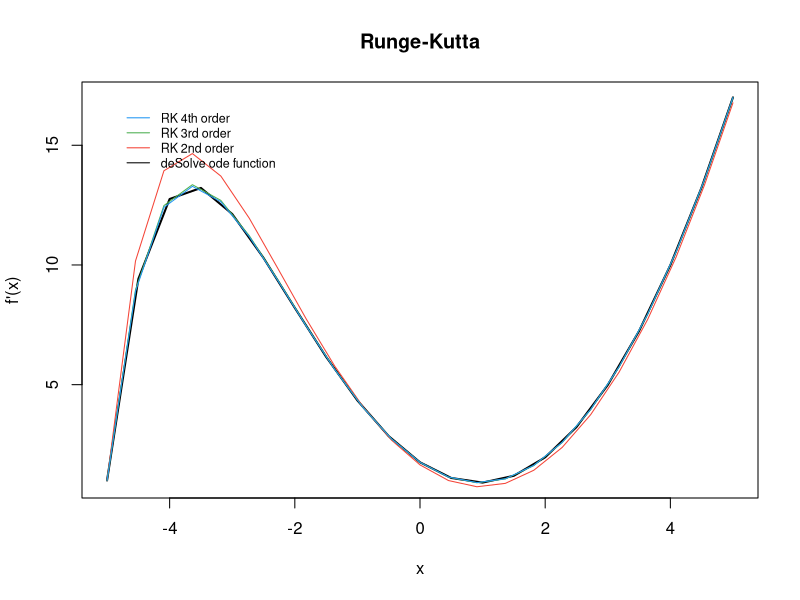
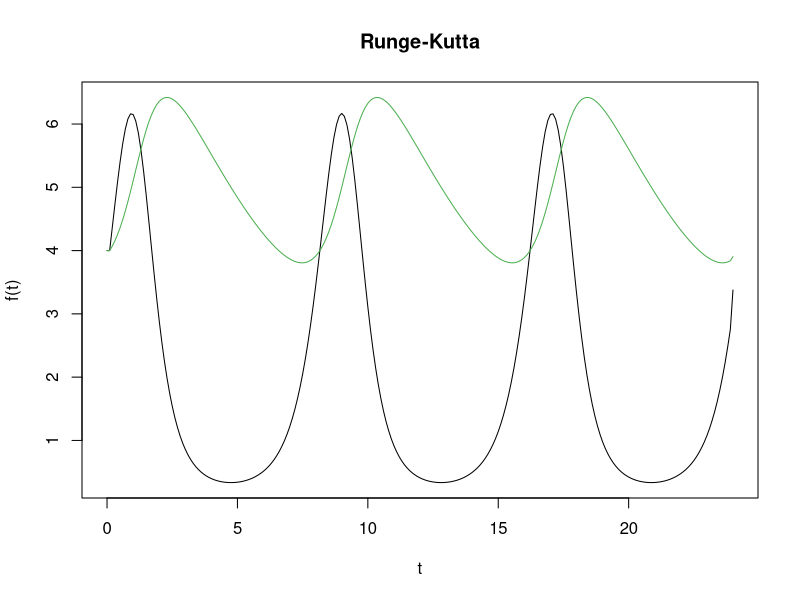
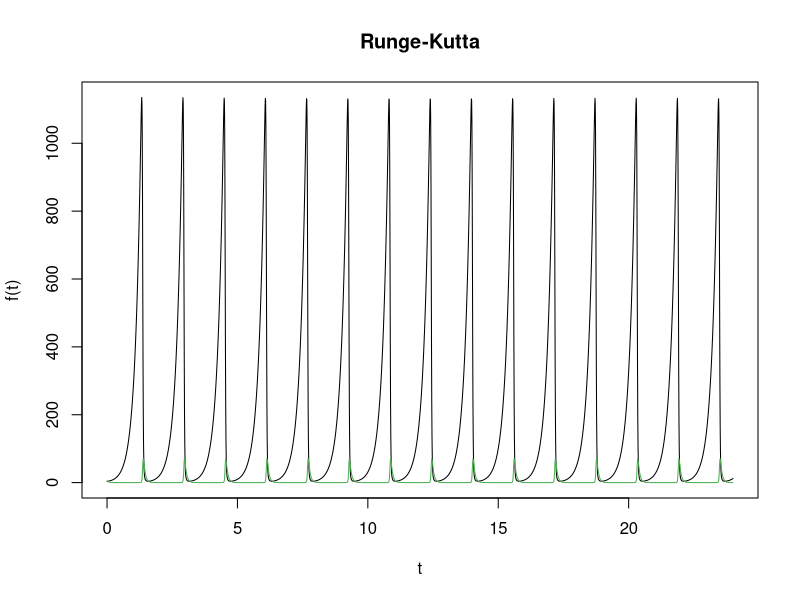
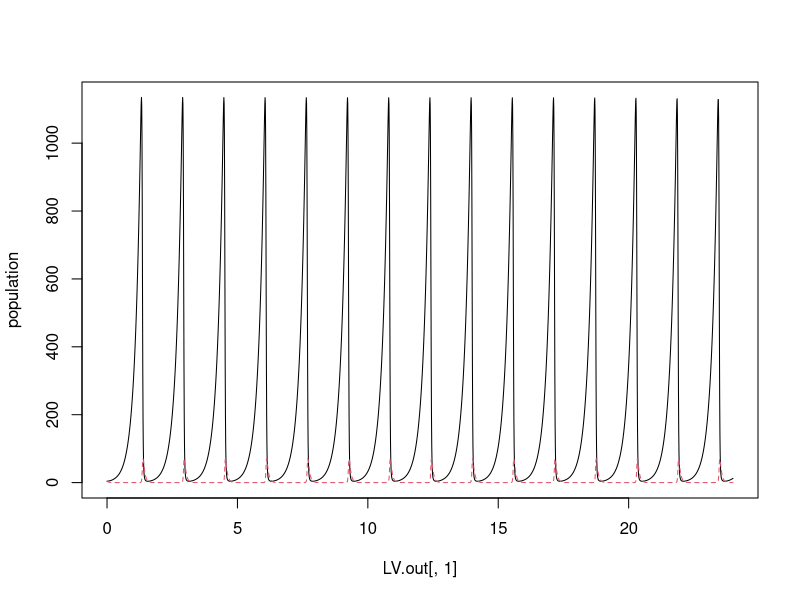
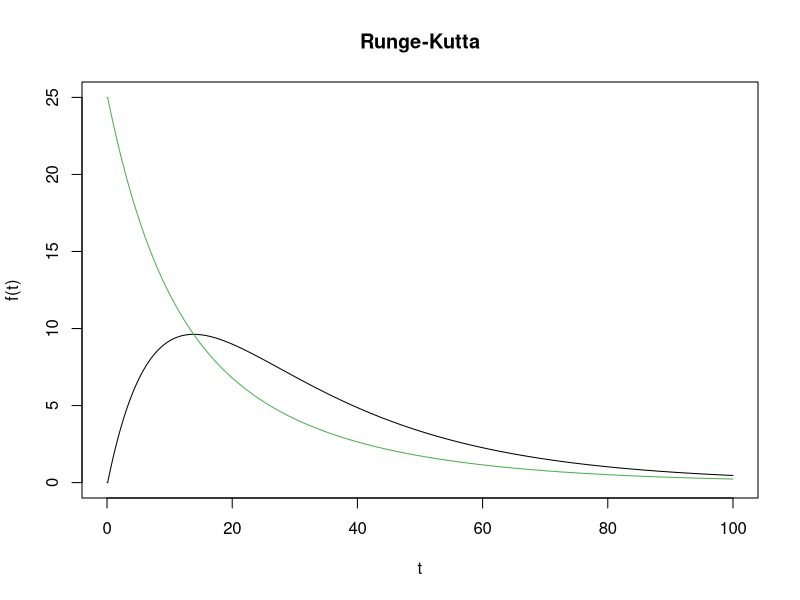
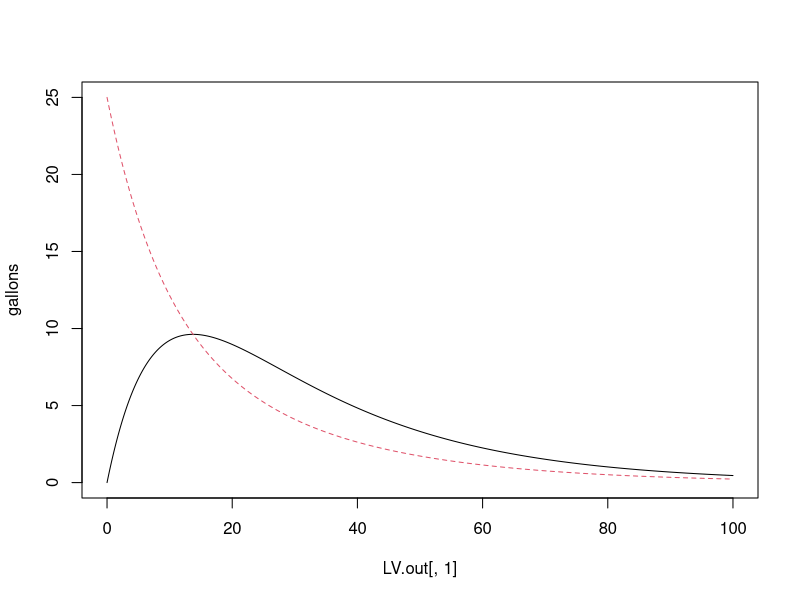

These charts were generated, in order, by the following R code:
#*******************************************************************************
#* AUTHOR(S) :
#*     Bruno Gonzalez Soria          (A01169284)
#*     Antonio Osamu Katagiri Tanaka (A01212611)
#*
#* FILENAME :
#*     MidtermEvaluation.R
#*
#* DESCRIPTION :
#*     Simulations (Ene 19 Gpo 1)
#*     Midterm Evaluation
#*
#* NOTES :
#*     -
#*
#* START DATE :
#*     20 Mar 2019
#*******************************************************************************
################################################################################
# Second section (40 points)
# Algorithm Coding. All algorithms must be coded by yourself. The only libraries accepted for this part are the ones that already come with the R language. Do not use any package that already have the algorithm coded. Also, the code must be commented with the instructions to use your code and at least one function to demonstrate its functionality. It is recommended to do a flow chart to explain the logic of the algorithm.

#-------------------------------------------------------------------------------
#c) Runge-Kutta. The algorithm will receive an ODE, initial values for x and y, the step size and the upper bound. The output will be the plot of the second, third and fourth order RK approximations. To demonstrate the functionality of your code, use the analytical answer of the ODE to compare all the approximations (30 points)

# ----- CLEARING EVERYTHING ----

rm(list = ls(all = TRUE)) # Delete workspace
graphics.off() # Clear plots
cat("\014") # Clear console

# ----- ENTER YOUR INPUT ----

# ODE to be evaluated:
funct = "x^2 - y"
# Enter Y initial Value:
init_y          = 1
# Enter X initial Value:
init_x          = -5
# Enter Upper bound
upper_bound     = 5
# Enter number of steps (the step size is going to be calculated calculated):
number_of_steps = length(init_x:upper_bound) * 2
# ---------------------------------------------

# Runge-Kutta - 2nd order
rungeKutta2 <- function(funct, x0, y0, x1, n) {
  f <- function(xx, yy) {
    return(eval(parse(text = funct), envir = list(x = xx, y = yy)))
  }
  
  vx <- double(n + 1)
  vy <- double(n + 1)
  vx[1] <- x <- x0
  vy[1] <- y <- y0
  h <- (x1 - x0) / n
  for (i in 1:n) {
    # from http://campus.usal.es/~mpg/Personales/PersonalMAGL/Docencia/MetNumTema4Teo(09-10).pdf
    k1 <- h * f(x, y)
    k2 <- h * f(x + 0.5 * h, y + 0.5 * k1)
    vx[i + 1] <- x <- x0 + i * h
    vy[i + 1] <- y <- y + (k1 + k2) / 2
  }
  return(cbind(vx, vy))
}

# -----

# Runge-Kutta - 3rd order
rungeKutta3 <- function(funct, x0, y0, x1, n) {
  f <- function(xx, yy) {
    return(eval(parse(text = funct), envir = list(x = xx, y = yy)))
  }
  
  vx <- double(n + 1)
  vy <- double(n + 1)
  vx[1] <- x <- x0
  vy[1] <- y <- y0
  h <- (x1 - x0) / n
  for (i in 1:n) {
    # from http://campus.usal.es/~mpg/Personales/PersonalMAGL/Docencia/MetNumTema4Teo(09-10).pdf
    k1 <- h * f(x, y)
    k2 <- h * f(x + 0.5 * h, y + 0.5 * k1)
    k3 <- h * f(x + h, y - k1 + 2 * k2)
    vx[i + 1] <- x <- x0 + i * h
    vy[i + 1] <- y <- y + (k1 + 4 * k2 + k3) / 6
  }
  return(cbind(vx, vy))
}

# -----

# Runge-Kutta - 4th order
rungeKutta4 <- function(funct, x0, y0, x1, n) {
  f <- function(xx, yy) {
    return(eval(parse(text = funct), envir = list(x = xx, y = yy)))
  }
  
  vx <- double(n + 1)
  vy <- double(n + 1)
  vx[1] <- x <- x0
  vy[1] <- y <- y0
  h <- (x1 - x0) / n
  for (i in 1:n) {
    # from http://campus.usal.es/~mpg/Personales/PersonalMAGL/Docencia/MetNumTema4Teo(09-10).pdf
    k1 <- h * f(x, y)
    k2 <- h * f(x + 0.5 * h, y + 0.5 * k1)
    k3 <- h * f(x + 0.5 * h, y + 0.5 * k2)
    k4 <- h * f(x + h, y + k3)
    vx[i + 1] <- x <- x0 + i * h
    vy[i + 1] <- y <- y + (k1 + 2 * k2 + 2 * k3 + k4) / 6
  }
  return(cbind(vx, vy))
}

# ----- VALIDATING RESULTS ----

library (deSolve)
RKPlot <- function(func, x0, y0, x1, n) {
  # Plot of the second, third and fourth order RK approximations
  #
  # Parameters
  # ----------
  # func : string
  # ODE function of two variabless
  # x0, y0 : numeric
  # initial values
  # x1 : numeric
  # upper bound
  # n : numeric
  # number of steps
  #
  # Returns
  # -------
  # void
  
  # Calculate aproxminations
  rk2 = rungeKutta2(func, x0, y0, x1, n)
  rk3 = rungeKutta3(func, x0, y0, x1, n)
  rk4 = rungeKutta4(func, x0, y0, x1, n)
  
  x2 <- rk2[, 1]
  y2 <- rk2[, 2]
  
  x3 <- rk3[, 1]
  y3 <- rk3[, 2]
  
  x4 <- rk4[, 1]
  y4 <- rk4[, 2]
  
  # Compute analytical answer of the ODE to compare all the approximations
  model <- function(x, y, parms) {
    with(as.list(c(y, parms)), {
      dy = eval(parse(text = funct), envir = list(x, y))#2*x^3 + y
      list(dy)
    })
  }
  y <- c(y = init_y)
  parms <- c()
  x <-
    seq(init_x,
        upper_bound,
        length(init_x:upper_bound) / number_of_steps)
  out <- ode(y, times = x, model, parms)
  
  # Plot
  plot(
    out,
    xlab = "x",
    ylab = "f'(x)",
    type = "l",
    main = ' Runge-Kutta ',
    col = "black",
    lwd = 2
  )
  
  lines(x2, y2, col = "#f44336")
  lines(x3, y3, col = "#4caf50")
  lines(x4, y4, col = "#2196f3")
  
  legend(
    'topleft',
    inset = .05,
    legend = c(
      "RK 4th order",
      "RK 3rd order",
      "RK 2nd order",
      "deSolve ode function"
    ),
    col = c('#2196f3', '#4caf50', '#f44336', 'black'),
    lwd = c(1),
    bty = 'n',
    cex = .75
  )
}

# -----

# Calling the function for the solution:
RKPlot(funct, init_x, init_y, upper_bound, number_of_steps)

#-------------------------------------------------------------------------------
#d) Coupled Runge-Kutta. Modify the fourth order RK algorithm to receive two ODEs. The output will be the plot of both ODEs approximations. (10 points)

rm(list = ls(all = TRUE)) # Delete workspace
graphics.off() # Clear plots
cat("\014") # Clear console

# -----

# Runge-Kutta - 4th order - for a 2-equation 1st order system
rungeKutta4_2eq <- function(y0, times, funct, p) {
  
  xx <- double(length(times)-1)
  xx[1] <- xn <- y0[1]
  
  yy <- double(length(times)-1)
  yy[1] <- yn <- y0[2]

  h <- (max(times) - min(times)) / length(times)
  i = 2
  
  for (tn in times) {
    # https://www.calvin.edu/~scofield/courses/m231/materials/rungeKuttaFormulas.pdf
    # https://math.stackexchange.com/questions/721076/help-with-using-the-runge-kutta-4th-order-method-on-a-system-of-2-first-order-od

    kn1 = funct(tn, xn, yn)[[1]][[1]]
    ln1 = funct(tn, xn, yn)[[1]][[2]]
    
    kn2 = funct(tn + h/2, xn + (1 / 2) * kn1 * h, yn + (1 / 2) * ln1 * h)[[1]][[1]]
    ln2 = funct(tn + h/2, xn + (1 / 2) * kn1 * h, yn + (1 / 2) * ln1 * h)[[1]][[2]]
    
    kn3 = funct(tn + h/2, xn + (1 / 2) * kn2 * h, yn + (1 / 2) * ln2 * h)[[1]][[1]]
    ln3 = funct(tn + h/2, xn + (1 / 2) * kn2 * h, yn + (1 / 2) * ln2 * h)[[1]][[2]]
    
    kn4 = funct(tn + h, xn + kn3 * h, yn + ln3 * h)[[1]][[1]]
    ln4 = funct(tn + h, xn + kn3 * h, yn + ln3 * h)[[1]][[2]]
    
    xx[i] = as.numeric(xn)
    yy[i] = as.numeric(yn)
    
    xn <- xn + h * (kn1 + 2 * kn2 + 2 * kn3 + kn4)/6
    yn <- yn + h * (ln1 + 2 * ln2 + 2 * ln3 + ln4)/6
    i = i + 1
  }
  
  xx = xx[-length(times+1)]
  yy = yy[-length(times+1)]
  
  mmin = as.numeric(min(xx))
  mmax = as.numeric(max(xx))
  mmin <- if(mmin > min(yy)) min(yy) else mmin
  mmax <- if(mmax < max(yy)) max(yy) else mmax
  
  plot(
    times,
    xx,
    xlab = "t",
    ylab = "f(t)",
    type = "l",
    main = ' Runge-Kutta ',
    col = "black",
    lwd = 1,
    ylim=c(mmin,mmax)
  )
  lines(times, yy, col = "#4caf50")
  
  return(cbind(xx, yy))
}

# -----

myFunction <- function(t, y, p) {
  N <- y[1]
  P <- y[2]
  with(as.list(p), {
    dNdt <- c * N - d * P * N
    dPdt <- -a * P + b * P * N
    return(list(c(dNdt, dPdt)))
  })
}

a <- 0.16
b <- 0.08
c <- 4.5
d <- 0.9

p <- c(a = a,
       b = b,
       c = c,
       d = d)
y0 <- c(N = 4, P = 4)
times <- seq(0, 24, 0.1)

out <- rungeKutta4_2eq(y0, times, myFunction, p)

################################################################################
# Third Section (60 points)
# Applied Computing. In this section you will use your fourth-order coupled Runge-Kutta algorithm code to solve different problems. Compare your answers with the "ode" function from the "deSolve" R package. Plot your answer vs the deSolve answer. Justify if the problem is stiff or not, the chosen step size, and the time units that the step size represent (seconds, minutes, hours, days, etc).

#-------------------------------------------------------------------------------
# c) Lotka-Volterra equations / predator-prey equations. The following ODEs describe the interaction between foxes and bunnies.
#
# dx/dt = -16x + 0.08xy
# dy/dt = 4.5y - 0.9xy
#
# At the start of the model there are 4 foxes and 4 bunnies. Choose the best step size to model the first 2 years of the ecosystem (30 points)

# P -> x ; N -> y

predpreyLV <- function(t, y, p) {
  N <- y[1]
  P <- y[2]
  with(as.list(p), {
    dNdt <- c * N - d * P * N
    dPdt <- -a * P + b * P * N
    return(list(c(dNdt, dPdt)))
  })
}

a <- 16
b <- 0.08
c <- 4.5
d <- 0.9

p <- c(a = a,
       b = b,
       c = c,
       d = d)
y0 <- c(N = 4, P = 4)
times <- seq(0, 24, 0.01)

#-------------------------------------------------------------------------------
# OUR ANSWER

out <- rungeKutta4_2eq(y0, times, predpreyLV, p)

#-------------------------------------------------------------------------------
# THE deSolve ANSWER

library(deSolve)
library(lattice)

LV.out <- ode(y = y0, times, predpreyLV, p)
matplot(LV.out[, 1], LV.out[, 2:3], type = "l", ylab = "population")

#-------------------------------------------------------------------------------
# d) Coupled water tanks. Two water tanks are joined as depicted in the Figure 1. The model that describes the water flow from one tank to the other [gallon/minute] is given by the following ODEs:
#
# dx_1/dt = -(2/25)x_1 + (1/50)x_2
# dx_2/dt =  (2/25)x_1 - (2/25)x_2
#
# Choose the best step size to model the first 60 minutes. Assume that the first tank has 25 gallons and the second tank is empty before the h2 door is opened. (30 points)

# P -> x ; N -> y

watertanksLV <- function(t, y, p) {
  N <- y[1]
  P <- y[2]
  with(as.list(p), {
    dNdt <- c * P - d * N
    dPdt <- -a * P + b * N
    return(list(c(dNdt, dPdt)))
  })
}

a <- (2 / 25)
b <- (1 / 50)
c <- (2 / 25)
d <- (2 / 25)

p <- c(a = a,
       b = b,
       c = c,
       d = d)
y0 <- c(N = 0, P = 25)
times <- seq(0, 100, 0.1)

#-------------------------------------------------------------------------------
# OUR ANSWER

out <- rungeKutta4_2eq(y0, times, watertanksLV, p)

#-------------------------------------------------------------------------------
# THE deSolve ANSWER

library(deSolve)
library(lattice)

LV.out <- ode(y = y0, times, watertanksLV, p)
matplot(LV.out[, 1], LV.out[, 2:3], type = "l", ylab = "gallons")
